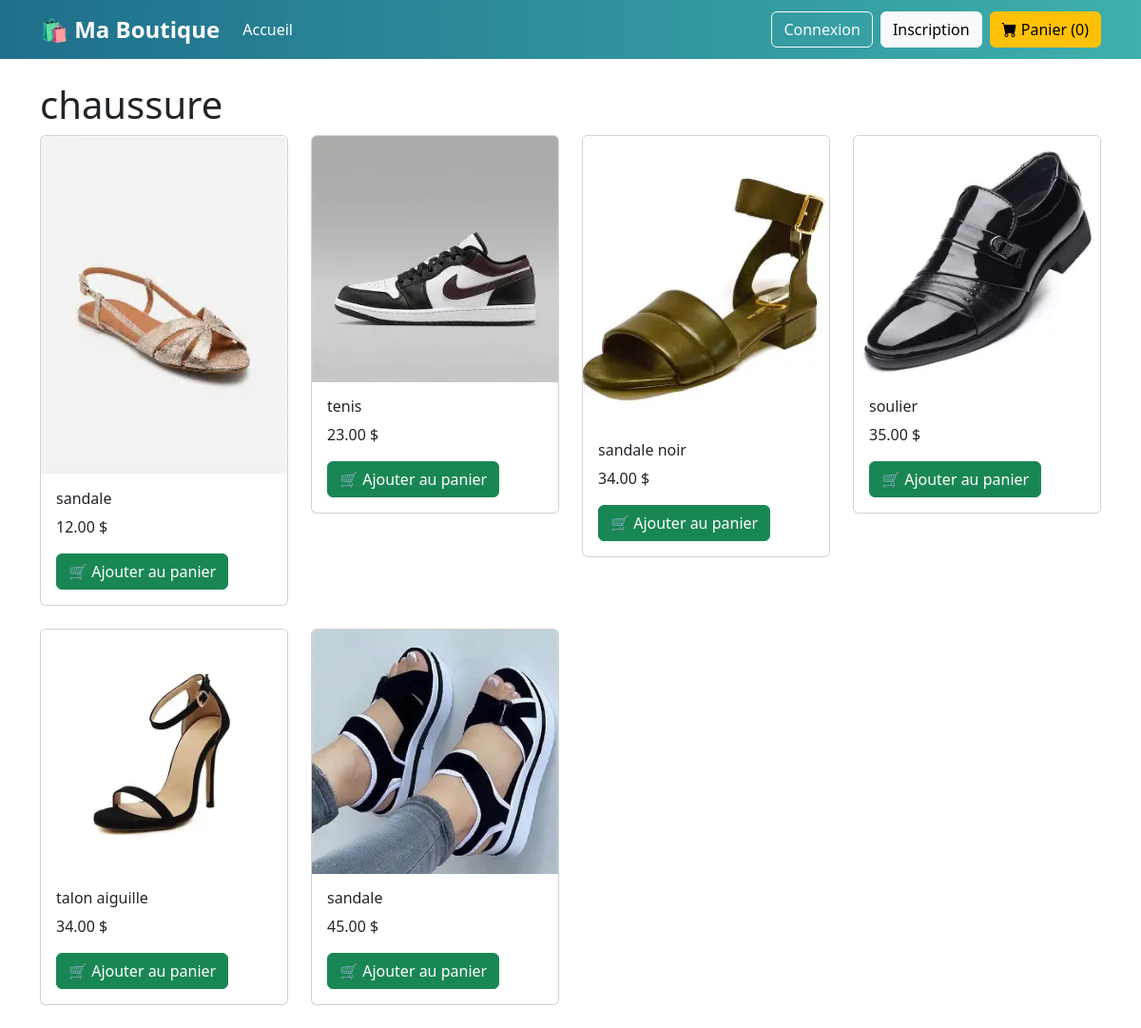
Page /category/1/ on the committed database.
### trade/models.py (models this page shows, shortened)
class Category(models.Model):
    name = models.CharField(max_length=100)

class Product(models.Model):
    category = models.ForeignKey(Category, on_delete=models.CASCADE)
    name = models.CharField(max_length=200)
    description = models.TextField()
    price = models.DecimalField(max_digits=8, decimal_places=2)
    stock = models.PositiveIntegerField(default=0)
    image = models.ImageField(upload_to='products/')

### trade/views.py (the view)
# urls.py: path('category/<int:id>/', views.category_products, name='category_products'),
def category_products(request, id):
    category = get_object_or_404(Category, id=id)
    products = Product.objects.filter(category=category)
    return render(request, 'trade/category_products.html', {
        'category': category,
        'products': products
    })

### trade/templates/trade/category_products.html
{% extends 'trade/base.html' %}
{% block content %}
<h1>{{ category.name }}</h1>
<div class="row">
{% for product in products %}
<div class="col-md-3">
    <div class="card mb-4">
        <a href="{% url 'detail' product.id %}">
            <img src="{{ product.image.url }}" class="card-img-top">
        </a>
        <div class="card-body">
            <h6>{{ product.name }}</h6>
            <p>{{ product.price }} $</p>
            <a href="{% url 'add_to_cart' product.id %}" class="btn btn-success">
                🛒 Ajouter au panier
            </a>        </div>
    </div>
</div>
{% endfor %}
</div>
{% endblock %}

### rows in the picture
Category: name "chaussure"
Product: image (picture), name "sandale", price "12.00"
Product: image (picture), name "tenis", price "23.00"
Product: image (picture), name "sandale noir", price "34.00"
Product: image (picture), name "soulier", price "35.00"
Product: image (picture), name "talon aiguille", price "34.00"
Product: image (picture), name "sandale", price "45.00"

### other values in the picture
{{ request.session.cart|length|default:0 }} "0"
